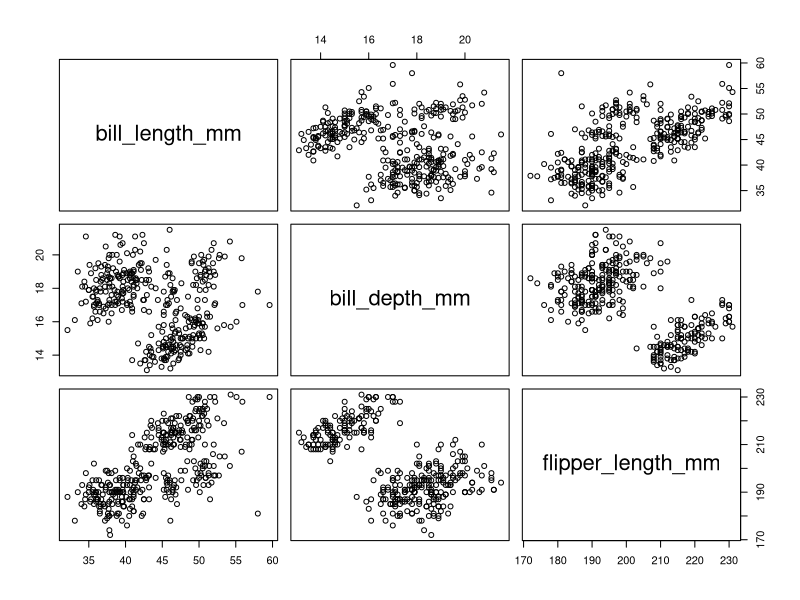

This chart was generated by the following R code:
## ---- chunk 1
require(palmerpenguins)
head(penguins)
## ---- chunk 2
plot(penguins[, 3:5])
